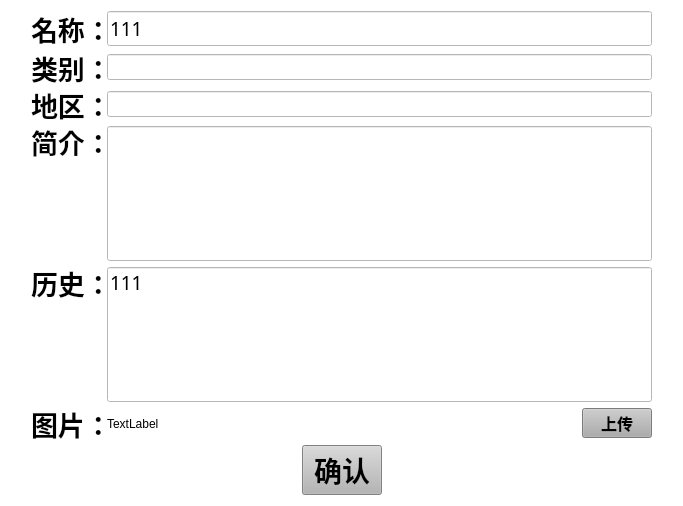
<?xml version="1.0" encoding="UTF-8"?>
<ui version="4.0">
 <class>submit_down</class>
 <widget class="QFrame" name="submit_down">
  <property name="geometry">
   <rect>
    <x>0</x>
    <y>0</y>
    <width>683</width>
    <height>505</height>
   </rect>
  </property>
  <property name="windowTitle">
   <string>Frame</string>
  </property>
  <property name="styleSheet">
   <string notr="true">background-color: rgb(255, 255, 255);</string>
  </property>
  <layout class="QHBoxLayout" name="horizontalLayout_9">
   <item>
    <layout class="QHBoxLayout" name="horizontalLayout_8">
     <item>
      <spacer name="horizontalSpacer">
       <property name="orientation">
        <enum>Qt::Orientation::Horizontal</enum>
       </property>
       <property name="sizeType">
        <enum>QSizePolicy::Policy::Maximum</enum>
       </property>
       <property name="sizeHint" stdset="0">
        <size>
         <width>20</width>
         <height>20</height>
        </size>
       </property>
      </spacer>
     </item>
     <item>
      <layout class="QVBoxLayout" name="verticalLayout_3">
       <item>
        <layout class="QHBoxLayout" name="name_all">
         <item>
          <widget class="QLabel" name="name">
           <property name="minimumSize">
            <size>
             <width>70</width>
             <height>31</height>
            </size>
           </property>
           <property name="maximumSize">
            <size>
             <width>70</width>
             <height>31</height>
            </size>
           </property>
           <property name="font">
            <font>
             <family>宋体</family>
             <pointsize>20</pointsize>
             <bold>true</bold>
            </font>
           </property>
           <property name="styleSheet">
            <string notr="true">color: rgb(0, 0, 0);
background-color: rgba(255, 255, 255, 0);</string>
           </property>
           <property name="text">
            <string>名称：</string>
           </property>
          </widget>
         </item>
         <item>
          <widget class="QLineEdit" name="name_input">
           <property name="font">
            <font>
             <family>宋体</family>
             <pointsize>14</pointsize>
             <italic>false</italic>
             <bold>false</bold>
            </font>
           </property>
           <property name="styleSheet">
            <string notr="true">color: rgb(0, 0, 0);
font: 14pt &quot;宋体&quot;;</string>
           </property>
           <property name="text">
            <string>111</string>
           </property>
          </widget>
         </item>
        </layout>
       </item>
       <item>
        <layout class="QHBoxLayout" name="category_all">
         <item>
          <widget class="QLabel" name="category">
           <property name="minimumSize">
            <size>
             <width>70</width>
             <height>31</height>
            </size>
           </property>
           <property name="maximumSize">
            <size>
             <width>70</width>
             <height>31</height>
            </size>
           </property>
           <property name="font">
            <font>
             <family>宋体</family>
             <pointsize>20</pointsize>
             <bold>true</bold>
            </font>
           </property>
           <property name="styleSheet">
            <string notr="true">color: rgb(0, 0, 0);
background-color: rgba(255, 255, 255, 0);</string>
           </property>
           <property name="text">
            <string>类别：</string>
           </property>
          </widget>
         </item>
         <item>
          <widget class="QLineEdit" name="category_input">
           <property name="font">
            <font>
             <family>宋体</family>
             <pointsize>10</pointsize>
            </font>
           </property>
           <property name="styleSheet">
            <string notr="true">color: rgb(0, 0, 0);</string>
           </property>
          </widget>
         </item>
        </layout>
       </item>
       <item>
        <layout class="QHBoxLayout" name="area_all">
         <item>
          <widget class="QLabel" name="area">
           <property name="minimumSize">
            <size>
             <width>70</width>
             <height>31</height>
            </size>
           </property>
           <property name="maximumSize">
            <size>
             <width>70</width>
             <height>31</height>
            </size>
           </property>
           <property name="font">
            <font>
             <family>宋体</family>
             <pointsize>20</pointsize>
             <bold>true</bold>
            </font>
           </property>
           <property name="styleSheet">
            <string notr="true">color: rgb(0, 0, 0);
background-color: rgba(255, 255, 255, 0);</string>
           </property>
           <property name="text">
            <string>地区：</string>
           </property>
          </widget>
         </item>
         <item>
          <widget class="QLineEdit" name="area_input">
           <property name="font">
            <font>
             <family>宋体</family>
             <pointsize>10</pointsize>
            </font>
           </property>
           <property name="styleSheet">
            <string notr="true">color: rgb(0, 0, 0);</string>
           </property>
          </widget>
         </item>
        </layout>
       </item>
       <item>
        <layout class="QHBoxLayout" name="introduction_all">
         <item>
          <layout class="QVBoxLayout" name="verticalLayout">
           <item>
            <widget class="QLabel" name="introduction">
             <property name="minimumSize">
              <size>
               <width>70</width>
               <height>31</height>
              </size>
             </property>
             <property name="maximumSize">
              <size>
               <width>70</width>
               <height>31</height>
              </size>
             </property>
             <property name="font">
              <font>
               <family>宋体</family>
               <pointsize>20</pointsize>
               <bold>true</bold>
              </font>
             </property>
             <property name="styleSheet">
              <string notr="true">color: rgb(0, 0, 0);
background-color: rgba(255, 255, 255, 0);</string>
             </property>
             <property name="text">
              <string>简介：</string>
             </property>
            </widget>
           </item>
           <item>
            <spacer name="verticalSpacer">
             <property name="orientation">
              <enum>Qt::Orientation::Vertical</enum>
             </property>
             <property name="sizeHint" stdset="0">
              <size>
               <width>20</width>
               <height>40</height>
              </size>
             </property>
            </spacer>
           </item>
          </layout>
         </item>
         <item>
          <widget class="QLineEdit" name="introduction_input">
           <property name="minimumSize">
            <size>
             <width>0</width>
             <height>135</height>
            </size>
           </property>
           <property name="font">
            <font>
             <family>宋体</family>
             <pointsize>10</pointsize>
            </font>
           </property>
           <property name="styleSheet">
            <string notr="true">color: rgb(0, 0, 0);</string>
           </property>
           <property name="alignment">
            <set>Qt::AlignmentFlag::AlignLeading|Qt::AlignmentFlag::AlignLeft|Qt::AlignmentFlag::AlignTop</set>
           </property>
          </widget>
         </item>
        </layout>
       </item>
       <item>
        <layout class="QHBoxLayout" name="history_all">
         <item>
          <layout class="QVBoxLayout" name="verticalLayout_2">
           <item>
            <widget class="QLabel" name="history">
             <property name="minimumSize">
              <size>
               <width>70</width>
               <height>31</height>
              </size>
             </property>
             <property name="maximumSize">
              <size>
               <width>70</width>
               <height>31</height>
              </size>
             </property>
             <property name="font">
              <font>
               <family>宋体</family>
               <pointsize>20</pointsize>
               <bold>true</bold>
              </font>
             </property>
             <property name="styleSheet">
              <string notr="true">color: rgb(0, 0, 0);
background-color: rgba(255, 255, 255, 0);</string>
             </property>
             <property name="text">
              <string>历史：</string>
             </property>
            </widget>
           </item>
           <item>
            <spacer name="verticalSpacer_2">
             <property name="orientation">
              <enum>Qt::Orientation::Vertical</enum>
             </property>
             <property name="sizeHint" stdset="0">
              <size>
               <width>20</width>
               <height>40</height>
              </size>
             </property>
            </spacer>
           </item>
          </layout>
         </item>
         <item>
          <widget class="QLineEdit" name="history_input">
           <property name="minimumSize">
            <size>
             <width>0</width>
             <height>135</height>
            </size>
           </property>
           <property name="font">
            <font>
             <family>宋体</family>
             <pointsize>14</pointsize>
             <italic>false</italic>
             <bold>false</bold>
            </font>
           </property>
           <property name="styleSheet">
            <string notr="true">color: rgb(0, 0, 0);
font: 14pt &quot;宋体&quot;;</string>
           </property>
           <property name="text">
            <string>111</string>
           </property>
           <property name="alignment">
            <set>Qt::AlignmentFlag::AlignLeading|Qt::AlignmentFlag::AlignLeft|Qt::AlignmentFlag::AlignTop</set>
           </property>
          </widget>
         </item>
        </layout>
       </item>
       <item>
        <layout class="QHBoxLayout" name="image_all">
         <item>
          <widget class="QLabel" name="image">
           <property name="minimumSize">
            <size>
             <width>70</width>
             <height>31</height>
            </size>
           </property>
           <property name="maximumSize">
            <size>
             <width>70</width>
             <height>31</height>
            </size>
           </property>
           <property name="font">
            <font>
             <family>宋体</family>
             <pointsize>20</pointsize>
             <bold>true</bold>
            </font>
           </property>
           <property name="styleSheet">
            <string notr="true">color: rgb(0, 0, 0);
background-color: rgba(255, 255, 255, 0);</string>
           </property>
           <property name="text">
            <string>图片：</string>
           </property>
          </widget>
         </item>
         <item>
          <widget class="QLabel" name="image_input">
           <property name="minimumSize">
            <size>
             <width>0</width>
             <height>0</height>
            </size>
           </property>
           <property name="maximumSize">
            <size>
             <width>16777215</width>
             <height>29</height>
            </size>
           </property>
           <property name="text">
            <string>TextLabel</string>
           </property>
          </widget>
         </item>
         <item>
          <widget class="QPushButton" name="pushButton_2">
           <property name="maximumSize">
            <size>
             <width>70</width>
             <height>30</height>
            </size>
           </property>
           <property name="font">
            <font>
             <family>宋体</family>
             <pointsize>12</pointsize>
             <bold>true</bold>
            </font>
           </property>
           <property name="styleSheet">
            <string notr="true">color: rgb(0, 0, 0);
background-color: rgb(172, 172, 172);</string>
           </property>
           <property name="text">
            <string>上传</string>
           </property>
          </widget>
         </item>
        </layout>
       </item>
       <item>
        <layout class="QHBoxLayout" name="verify_all">
         <item>
          <spacer name="horizontalSpacer_3">
           <property name="orientation">
            <enum>Qt::Orientation::Horizontal</enum>
           </property>
           <property name="sizeHint" stdset="0">
            <size>
             <width>40</width>
             <height>20</height>
            </size>
           </property>
          </spacer>
         </item>
         <item>
          <widget class="QPushButton" name="verify">
           <property name="font">
            <font>
             <family>宋体</family>
             <pointsize>21</pointsize>
             <bold>true</bold>
            </font>
           </property>
           <property name="styleSheet">
            <string notr="true">color: rgb(0, 0, 0);
background-color: rgb(181, 181, 181);</string>
           </property>
           <property name="text">
            <string>确认</string>
           </property>
          </widget>
         </item>
         <item>
          <spacer name="horizontalSpacer_4">
           <property name="orientation">
            <enum>Qt::Orientation::Horizontal</enum>
           </property>
           <property name="sizeHint" stdset="0">
            <size>
             <width>40</width>
             <height>20</height>
            </size>
           </property>
          </spacer>
         </item>
        </layout>
       </item>
      </layout>
     </item>
     <item>
      <spacer name="horizontalSpacer_2">
       <property name="orientation">
        <enum>Qt::Orientation::Horizontal</enum>
       </property>
       <property name="sizeType">
        <enum>QSizePolicy::Policy::Maximum</enum>
       </property>
       <property name="sizeHint" stdset="0">
        <size>
         <width>20</width>
         <height>20</height>
        </size>
       </property>
      </spacer>
     </item>
    </layout>
   </item>
  </layout>
 </widget>
 <resources/>
 <connections/>
</ui>
